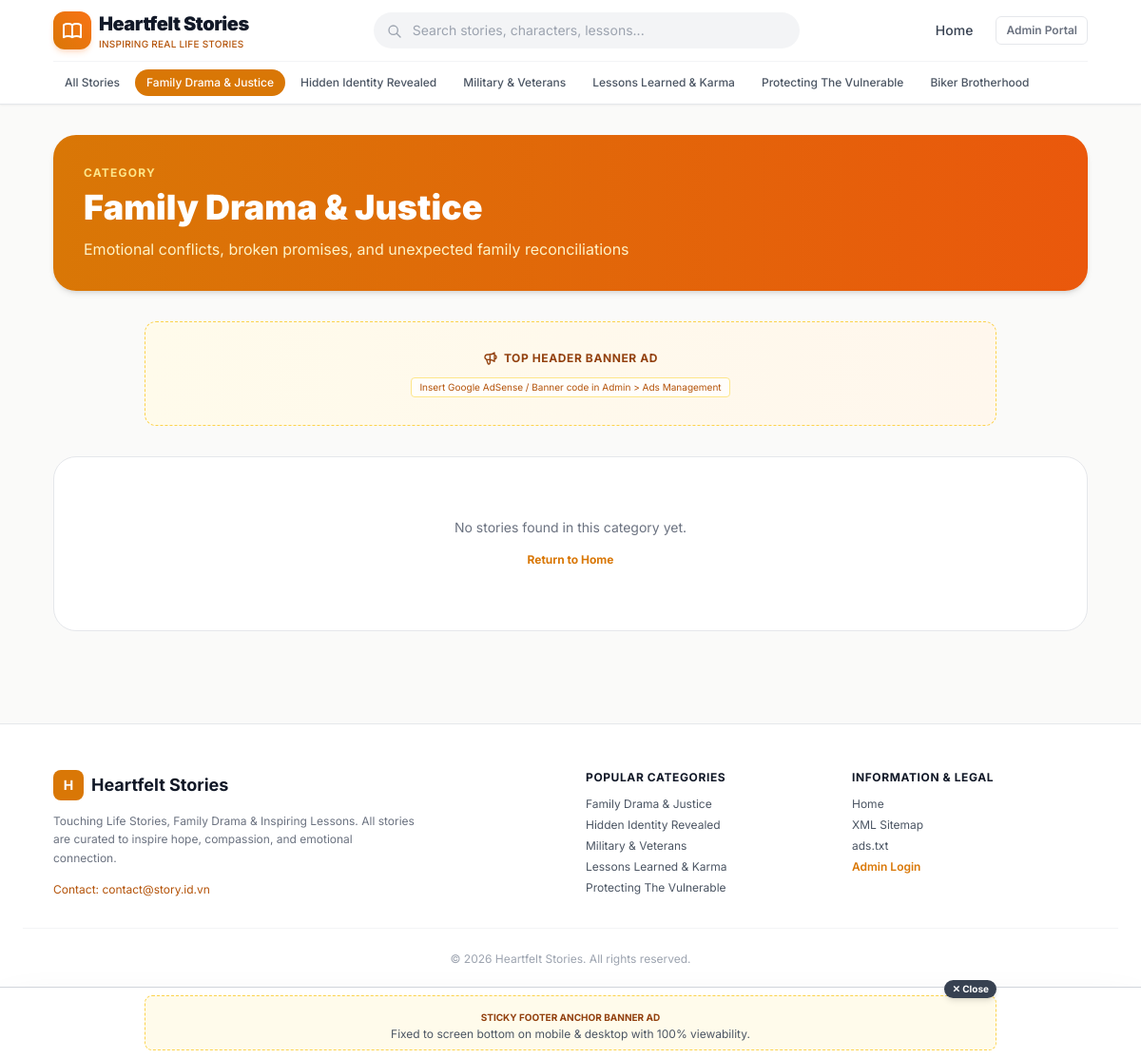
Screenshot of /category/family-drama with the database file from the repository.
### tables this page shows
CREATE TABLE site_settings (
        key TEXT PRIMARY KEY,
        value TEXT
    );

CREATE TABLE categories (
        id INTEGER PRIMARY KEY AUTOINCREMENT,
        name TEXT NOT NULL,
        slug TEXT UNIQUE NOT NULL,
        description TEXT,
        icon TEXT DEFAULT 'book-open',
        sort_order INTEGER DEFAULT 0
    );

CREATE TABLE ads_config (
        id INTEGER PRIMARY KEY AUTOINCREMENT,
        slot_key TEXT UNIQUE NOT NULL,
        name TEXT NOT NULL,
        description TEXT,
        is_enabled INTEGER DEFAULT 1,
        ad_code TEXT DEFAULT '',
        extra_settings TEXT DEFAULT ''
    );

### app/routers/public.py (the view)
@router.get("/category/{slug}", response_class=HTMLResponse)
async def category_view(request: Request, slug: str):
    conn = get_db()
    cursor = conn.cursor()
    cursor.execute("SELECT * FROM categories WHERE slug = ?", (slug,))
    category = cursor.fetchone()
    if not category:
        conn.close()
        raise HTTPException(status_code=404, detail="Không tìm thấy chuyên mục")
    cursor.execute("""
    SELECT s.*, c.name as category_name, c.slug as category_slug,
           (SELECT COUNT(*) FROM story_parts WHERE story_id = s.id) as part_count
    FROM stories s
    LEFT JOIN categories c ON s.category_id = c.id
    WHERE s.category_id = ?
    ORDER BY s.id DESC
    """, (category["id"],))
    stories = [dict(r) for r in cursor.fetchall()]
    conn.close()
    settings = get_site_settings()
    ads = get_ads_config()
    categories = get_categories()
    return templates.TemplateResponse(request=request, name="category.html", context={
        "request": request,
        "settings": settings,
        "ads": ads,
        "categories": categories,
        "category": dict(category),
        "stories": stories,
        "active_category": slug,
        "page_title": f"{category['name']} - {settings.get('site_name', 'Truyện Hay 24h')}"
    })

### app/templates/category.html
{% extends "base.html" %}
{% block content %}
<div class="max-w-6xl mx-auto px-4 sm:px-6 lg:px-8 py-8">
    <div class="mb-8 p-8 rounded-3xl bg-gradient-to-r from-amber-600 to-orange-600 text-white shadow-md">
        <span class="text-xs uppercase tracking-widest text-amber-200 font-bold block mb-2">Category</span>
        <h1 class="text-3xl sm:text-4xl font-black mb-3">{{ category.name }}</h1>
        <p class="text-sm sm:text-base text-amber-100 max-w-2xl">{{ category.description }}</p>
    </div>
    {{ ads_helper.render_ad(ads.get('header_ad'), "max-w-4xl mb-8", settings) }}
    {% if stories %}
    <div class="grid grid-cols-1 sm:grid-cols-2 lg:grid-cols-3 gap-6">
        {% for story in stories %}
        <article class="bg-white dark:bg-gray-900 rounded-2xl overflow-hidden border border-gray-200 dark:border-gray-800 flex flex-col hover:shadow-lg transition-all group">
            <a href="/story/{{ story.slug }}/part-1" class="relative block h-48 overflow-hidden bg-gray-100 dark:bg-gray-800">
                <img src="{{ story.cover_image or 'https://images.unsplash.com/photo-1544717305-2782549b5136?auto=format&fit=crop&w=600&q=80' }}"
                     alt="{{ story.title }}"
                     class="w-full h-full object-cover group-hover:scale-105 transition-transform duration-500">
                <span class="absolute bottom-3 right-3 bg-amber-600 text-white text-[11px] font-bold px-2 py-0.5 rounded shadow">
                    {{ story.part_count }} Parts
                </span>
            </a>
            <div class="p-5 flex-1 flex flex-col justify-between">
                <div>
                    <h3 class="font-bold text-base text-gray-900 dark:text-white group-hover:text-amber-600 transition line-clamp-2 mb-2 leading-snug">
                        <a href="/story/{{ story.slug }}/part-1">{{ story.title }}</a>
                    </h3>
                    <p class="text-xs text-gray-500 dark:text-gray-400 line-clamp-3 leading-relaxed mb-4">
                        {{ story.excerpt }}
                    </p>
                </div>
                <div class="flex items-center justify-between pt-3 border-t border-gray-100 dark:border-gray-800 text-[11px] text-gray-400">
                    <span>⏱️ {{ story.reading_time or 4 }} min read</span>
                    <span class="text-amber-600 font-semibold group-hover:translate-x-1 transition-transform inline-flex items-center">
                        Read now ➔
                    </span>
                </div>
            </div>
        </article>
        {% endfor %}
    </div>
    {% else %}
    <div class="text-center py-16 bg-white dark:bg-gray-900 rounded-3xl border border-gray-200 dark:border-gray-800">
        <p class="text-gray-500 text-sm">No stories found in this category yet.</p>
        <a href="/" class="mt-4 inline-block text-xs text-amber-600 font-bold hover:underline">Return to Home</a>
    </div>
    {% endif %}
</div>
{% endblock %}

### app/templates/base.html (shortened to what this page needs)
{% import "partials/ad_slot.html" as ads_helper %}
<!DOCTYPE html>
<html lang="en" class="scroll-smooth">
<head>
    <script src="https://cdn.tailwindcss.com"></script>
</head>
<body class="bg-stone-50 text-gray-900 antialiased min-h-screen flex flex-col font-sans transition-colors duration-200">
    <header class="sticky top-0 z-40 bg-white/95 dark:bg-gray-900/95 backdrop-blur-md border-b border-gray-200 dark:border-gray-800 shadow-sm">
        <div class="max-w-6xl mx-auto px-4 sm:px-6 lg:px-8">
            <div class="flex items-center justify-between h-16">
                <div class="flex items-center space-x-3">
                    <a href="/" class="flex items-center space-x-2 group">
                        <div class="w-10 h-10 rounded-xl bg-gradient-to-tr from-amber-600 to-orange-500 flex items-center justify-center text-white shadow-md shadow-orange-500/20 group-hover:scale-105 transition-transform">
                        </div>
                        <div>
                            <span class="text-xl font-black tracking-tight text-gray-900 dark:text-white">{{ settings.get('site_name', 'Heartfelt Stories') }}</span>
                            <span class="hidden sm:block text-[10px] text-amber-700 dark:text-amber-400 font-medium tracking-wide uppercase">Inspiring Real Life Stories</span>
                        </div>
                    </a>
                </div>
                <div class="hidden md:flex flex-1 max-w-md mx-8">
                    <form action="/search" method="get" class="w-full relative">
                        <input type="text" name="q" placeholder="Search stories, characters, lessons..." value="{{ query or '' }}"
                               class="w-full bg-gray-100 dark:bg-gray-800 text-gray-900 dark:text-gray-100 rounded-full pl-10 pr-4 py-2 text-sm border border-transparent focus:border-amber-500 focus:bg-white dark:focus:bg-gray-900 focus:outline-none transition">
                        <svg class="w-4 h-4 text-gray-400 absolute left-3.5 top-3" fill="none" stroke="currentColor" viewBox="0 0 24 24"><path stroke-linecap="round" stroke-linejoin="round" stroke-width="2" d="M21 21l-6-6m2-5a7 7 0 11-14 0 7 7 0 0114 0z"></path></svg>
                    </form>
                </div>
                <div class="flex items-center space-x-3">
                    <a href="/" class="text-sm font-medium text-gray-700 dark:text-gray-300 hover:text-amber-600 dark:hover:text-amber-400 px-3 py-1.5 rounded-lg transition">Home</a>
                    <a href="/admin/login" class="hidden sm:inline-flex items-center text-xs font-semibold text-gray-500 hover:text-gray-800 dark:text-gray-400 dark:hover:text-white px-2.5 py-1.5 rounded-md border border-gray-200 dark:border-gray-700 transition">
                        Admin Portal
                    </a>
                </div>
            </div>
            {% if categories %}
            <nav class="flex items-center space-x-1 overflow-x-auto py-2 border-t border-gray-100 dark:border-gray-800 scrollbar-none text-xs whitespace-nowrap">
                <a href="/" class="px-3 py-1.5 rounded-full font-medium transition {{ 'bg-amber-600 text-white' if not active_category else 'text-gray-600 dark:text-gray-300 hover:bg-gray-100 dark:hover:bg-gray-800' }}">
                    All Stories
                </a>
                {% for cat in categories %}
                <a href="/category/{{ cat.slug }}" class="px-3 py-1.5 rounded-full font-medium transition {{ 'bg-amber-600 text-white' if active_category == cat.slug else 'text-gray-600 dark:text-gray-300 hover:bg-gray-100 dark:hover:bg-gray-800' }}">
                    {{ cat.name }}
                </a>
                {% endfor %}
            </nav>
            {% endif %}
        </div>
    </header>
    <main class="flex-grow">
        {% block content %}{% endblock %}
    </main>
    {% if ads.get('sticky_footer_ad') and ads.sticky_footer_ad.is_enabled %}
    <div id="sticky-bottom-ad" class="fixed bottom-0 left-0 right-0 z-40 bg-white/95 dark:bg-gray-900/95 border-t border-gray-300 dark:border-gray-700 shadow-2xl backdrop-blur-md py-2 px-4 transition-all">
        <div class="max-w-4xl mx-auto relative flex flex-col items-center justify-center">
            <button onclick="closeStickyAd()" title="Close Ad" class="absolute -top-4 right-0 bg-gray-700 hover:bg-gray-900 text-white text-[10px] font-bold px-2 py-0.5 rounded-full shadow-md flex items-center space-x-1 cursor-pointer">
                <span>✕ Close</span>
            </button>
            {% if ads.sticky_footer_ad.ad_code and ads.sticky_footer_ad.ad_code.strip() %}
                <div class="w-full flex justify-center overflow-hidden">
                    {{ ads.sticky_footer_ad.ad_code | safe }}
                </div>
            {% elif settings.get('show_ad_placeholders', '1') == '1' %}
                <div class="w-full py-2 px-3 bg-amber-50 dark:bg-gray-800 rounded-lg text-center border border-dashed border-amber-300 dark:border-amber-700">
                    <span class="text-[10px] font-bold text-amber-800 dark:text-amber-400 uppercase">Sticky Footer Anchor Banner Ad</span>
                    <span class="text-xs text-gray-600 dark:text-gray-300 block">Fixed to screen bottom on mobile & desktop with 100% viewability.</span>
                </div>
            {% endif %}
        </div>
    </div>
    {% endif %}
    <footer class="bg-white dark:bg-gray-900 border-t border-gray-200 dark:border-gray-800 mt-16 pt-12 pb-24 text-gray-600 dark:text-gray-400 text-sm">
        <div class="max-w-6xl mx-auto px-4 sm:px-6 lg:px-8 grid grid-cols-1 md:grid-cols-4 gap-8 mb-8">
            <div class="md:col-span-2">
                <div class="flex items-center space-x-2 mb-3">
                    <div class="w-8 h-8 rounded-lg bg-amber-600 flex items-center justify-center text-white font-bold">H</div>
                    <span class="text-lg font-bold text-gray-900 dark:text-white">{{ settings.get('site_name', 'Heartfelt Stories') }}</span>
                </div>
                <p class="text-xs text-gray-500 dark:text-gray-400 leading-relaxed max-w-sm mb-4">
                    {{ settings.get('tagline', 'Touching Life Stories, Family Drama & Inspiring Lessons') }}. All stories are curated to inspire hope, compassion, and emotional connection.
                </p>
                <div class="flex items-center space-x-2 text-xs text-amber-700 dark:text-amber-400">
                    <span>Contact: {{ settings.get('contact_email', 'contact@story.id.vn') }}</span>
                </div>
            </div>
            <div>
                <h4 class="text-xs font-bold uppercase tracking-wider text-gray-900 dark:text-white mb-3">Popular Categories</h4>
                <ul class="space-y-1.5 text-xs">
                    {% for cat in categories[:5] %}
                    <li><a href="/category/{{ cat.slug }}" class="hover:text-amber-600 transition">{{ cat.name }}</a></li>
                    {% endfor %}
                </ul>
            </div>
            <div>
                <h4 class="text-xs font-bold uppercase tracking-wider text-gray-900 dark:text-white mb-3">Information & Legal</h4>
                <ul class="space-y-1.5 text-xs">
                    <li><a href="/" class="hover:text-amber-600 transition">Home</a></li>
                    <li><a href="/sitemap.xml" class="hover:text-amber-600 transition">XML Sitemap</a></li>
                    <li><a href="/ads.txt" class="hover:text-amber-600 transition">ads.txt</a></li>
                    <li><a href="/admin/dashboard" class="text-amber-600 font-semibold hover:underline">Admin Login</a></li>
                </ul>
            </div>
        </div>
        <div class="max-w-6xl mx-auto px-4 sm:px-6 lg:px-8 border-t border-gray-100 dark:border-gray-800 pt-6 text-center text-xs text-gray-400">
            © 2026 {{ settings.get('site_name', 'Heartfelt Stories') }}. All rights reserved.
        </div>
    </footer>
</body>
</html>

### app/templates/partials/ad_slot.html (shortened to what this page needs)
{% macro render_ad(slot_data, extra_classes="", settings={}) %}
    {% if slot_data and slot_data.is_enabled %}
        {% if slot_data.ad_code and slot_data.ad_code.strip() %}
            <div class="ad-slot my-6 mx-auto text-center flex flex-col items-center justify-center overflow-hidden {{ extra_classes }}">
                <span class="text-[9px] uppercase tracking-wider text-gray-400 dark:text-gray-500 mb-1 font-mono">Advertisement</span>
                <div class="w-full flex justify-center">{{ slot_data.ad_code | safe }}</div>
            </div>
        {% elif settings.get('show_ad_placeholders', '1') == '1' %}
            <div class="ad-placeholder my-6 mx-auto p-4 bg-gradient-to-r from-amber-50 to-orange-50 dark:from-gray-800 dark:to-gray-800/80 rounded-xl border border-dashed border-amber-300 dark:border-amber-700/60 text-center flex flex-col items-center justify-center min-h-[110px] {{ extra_classes }}">
                <div class="flex items-center space-x-1.5 text-amber-800 dark:text-amber-400 mb-1">
                    <span class="text-xs font-bold uppercase tracking-wider">{{ slot_data.name }}</span>
                </div>
                <span class="mt-2 text-[10px] text-amber-700 dark:text-amber-300 bg-white/80 dark:bg-gray-700 px-2 py-0.5 rounded border border-amber-200 dark:border-gray-600">
                    Insert Google AdSense / Banner code in Admin &gt; Ads Management
                </span>
            </div>
        {% endif %}
    {% endif %}
{% endmacro %}

### rows the page displays
site_settings: get "Heartfelt Stories"
categories: name "Family Drama & Justice", description "Emotional conflicts, broken promises, and unexpected family reconciliations"
categories: name "Hidden Identity Revealed"
categories: name "Military & Veterans"
categories: name "Lessons Learned & Karma"
categories: name "Protecting The Vulnerable"
categories: name "Biker Brotherhood"
ads_config: name "TOP HEADER BANNER AD"
site_settings: get "Touching Life Stories, Family Drama & Inspiring Lessons"
site_settings: get "contact@story.id.vn"
